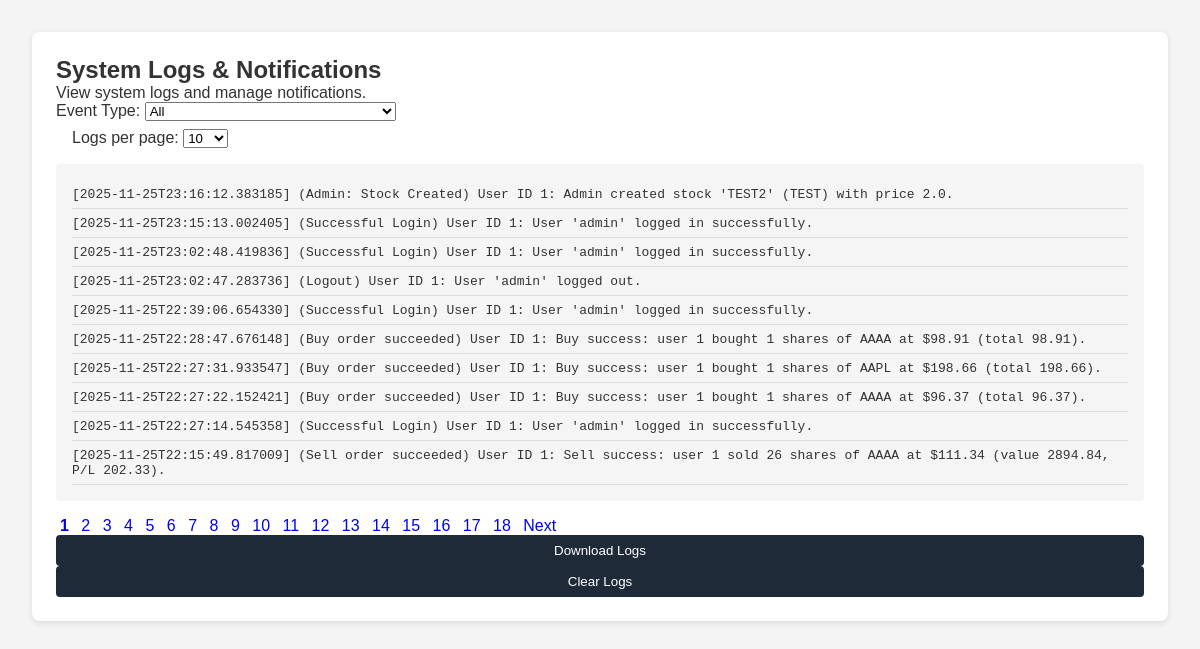
Page /admin/market/logs (signed in) on the committed database.
### tables this page shows
CREATE TABLE logs (
    log_id INTEGER PRIMARY KEY AUTOINCREMENT,
    timestamp TEXT DEFAULT (DATETIME('now')),
    user_id INTEGER,
    type INTEGER NOT NULL,
    details TEXT,
    FOREIGN KEY (user_id) REFERENCES users(user_id)
);

### app.py (the view)
@app.route('/admin/market/logs')
def admin_logs():
    check = require_admin()
    if check:
        return check
    page = int(request.args.get('page', 1))
    per_page = int(request.args.get('per_page', 10))
    selected_type = request.args.get('type', 'all')
    conn = get_db_connection()
    query = "SELECT * FROM logs"
    params = []
    if selected_type != 'all':
        query += " WHERE type = ?"
        params.append(int(selected_type))
    total_logs = conn.execute(query.replace('*', 'COUNT(*)'), params).fetchone()[0]
    offset = (page - 1) * per_page
    query += " ORDER BY timestamp DESC LIMIT ? OFFSET ?"
    params.extend([per_page, offset])
    logs = conn.execute(query, params).fetchall()
    conn.close()
    event_types = {
        1: "Successful Login",
        2: "Failed Login",
        3: "Logout",
        4: "Account Registered",
        10: "Deposit",
        11: "Withdrawal",
        30: "Buy order succeeded",
        31: "Buy order failed",
        32: "Sell order succeeded",
        33: "Sell order failed",
        41: "Admin: Logs Downloaded",
        42: "Admin: Logs Cleared",
        43: "Admin: Stock Created",
        44: "Admin: Stock Creation Failed",
        45: "Admin: Stock Price Updated",
        46: "Admin: Market Hours Updated",
        47: "Admin: Market Schedule Updated",
        48: "Admin: User edited",
        49: "Admin: User deleted",
        50: "Stock price generator settings updated"
    }
    total_pages = (total_logs + per_page - 1) // per_page
    return render_template(
        'admin_logs.html',
        logs=logs,
        page=page,
        per_page=per_page,
        total_pages=total_pages,
        event_types=event_types,
        selected_type=selected_type
    )

### app.py (called while the page is built)
def get_db_connection():
    conn = sqlite3.connect(DB_NAME, timeout=5, check_same_thread=False)
    conn.row_factory = sqlite3.Row
    conn.execute("PRAGMA journal_mode=WAL;")
    conn.execute("PRAGMA busy_timeout = 5000;")
    return conn

def require_admin():
    if 'user_id' not in session:
        flash("You must be logged in.", "error")
        return redirect(url_for('login'))
    conn = get_db_connection()
    user = conn.execute(
        'SELECT is_admin FROM users WHERE user_id = ?',
        (session['user_id'],)
    ).fetchone()
    conn.close()
    if not user:
        flash("User not found.", "error")
        return redirect(url_for('login'))
    is_admin = user['is_admin'] if 'is_admin' in user.keys() else 0
    if int(is_admin) != 1:
        flash("Administrator access required.", "error")
        if 'user_id' in session:
            return redirect(url_for('dashboard', user_id=session.get('user_id')))
        return redirect(url_for('login'))
    return None

### templates/admin_logs.html (shortened to what this page needs)
<!DOCTYPE html>
<html lang="en">
<head>
  <link rel="stylesheet" href="{{ url_for('static', filename='styles.css') }}">
</head>
<body>
  <main>
    <section class="panel">
      <h2>System Logs & Notifications</h2>
      <p>View system logs and manage notifications.</p>
      <form method="get" style="margin-bottom: 1em;">
        <label>
          Event Type:
          <select name="event_type" onchange="this.form.submit()">
            <option value="all" {% if selected_type=='all' %}selected{% endif %}>All</option>
          </select>
        </label>
        <label style="margin-left: 1em;">
          Logs per page:
          <select name="per_page" onchange="this.form.submit()">
            {% for n in [10,25,50,100] %}
              <option value="{{ n }}" {% if per_page==n %}selected{% endif %}>{{ n }}</option>
            {% endfor %}
          </select>
        </label>
      </form>
		<div style="background: #f5f5f5; padding: 1em; border-radius: 4px; max-height: 400px; overflow-y: auto;">
		  {% for log in logs %}
			<div class="log-entry">
			  [{{ log['timestamp'] }}] ({{ event_types.get(log['type'], 'Unknown') }})
			  {% if log['user_id'] %}User ID {{ log['user_id'] }}{% endif %}: {{ log['details'] }}
			</div>
		  {% else %}
			<div>No logs found.</div>
		  {% endfor %}
		</div>
      <div class="pagination">
        {% for p in range(1, total_pages+1) %}
          <a href="?page={{ p }}&per_page={{ per_page }}&event_type={{ selected_type }}" class="{% if p==page %}active{% endif %}">{{ p }}</a>
        {% endfor %}
        {% if page < total_pages %}
          <a href="?page={{ page+1 }}&per_page={{ per_page }}&event_type={{ selected_type }}">Next</a>
        {% endif %}
      </div>
		<form action="{{ url_for('admin_logs_download') }}" method="get">
			<button type="submit" class="btn btn-primary">
				 Download Logs
			</button>
		</form>
			<form action="{{ url_for('admin_logs_clear') }}" method="post" onsubmit="return confirm('Are you sure you want to clear all logs?');">
				<button type="submit" class="btn btn-danger">
					 Clear Logs
				</button>
			</form>
    </section>
  </main>
</body>
</html>

### static/styles.css (style rules this page uses)
* { margin: 0; padding: 0; box-sizing: border-box; font-family: Arial, sans-serif; }
body { background-color: #f4f4f4; color: #333; }
main { padding: 2em; }
.panel { background: #fff; padding: 1.5em; margin-bottom: 2em; border-radius: 8px; box-shadow: 0 2px 6px rgba(0,0,0,0.1); }
form { display: flex; flex-direction: column; gap: 0.5em; }
button { padding: 0.6em 1em; border: none; background: #1e2a38; color: #fff; border-radius: 4px; cursor: pointer; }
* { margin:0;padding:0;box-sizing:border-box;font-family:Arial, sans-serif }
body { background:#f4f4f4;color:#333 }
main { padding:2em }
.panel { background:#fff;padding:1.5em;margin-bottom:2em;border-radius:8px;box-shadow:0 2px 6px rgba(0,0,0,.1) }

### templates/admin_logs.html (style rules this page uses)
.log-entry { padding: 0.5em 0; border-bottom: 1px solid #ddd; font-family: monospace; }
.pagination { margin-top: 1em; }
.pagination a { margin: 0 0.25em; text-decoration: none; }
.pagination a.active { font-weight: bold; }

### rows in the picture
logs: timestamp "2025-11-25T23:16:12.383185", get "Admin: Stock Created", user_id "1", details "Admin created stock 'TEST2' (TEST) with price 2.0."
logs: timestamp "2025-11-25T23:15:13.002405", get "Successful Login", user_id "1", details "User 'admin' logged in successfully."
logs: timestamp "2025-11-25T23:02:48.419836", get "Successful Login", user_id "1", details "User 'admin' logged in successfully."
logs: timestamp "2025-11-25T23:02:47.283736", get "Logout", user_id "1", details "User 'admin' logged out."
logs: timestamp "2025-11-25T22:39:06.654330", get "Successful Login", user_id "1", details "User 'admin' logged in successfully."
logs: timestamp "2025-11-25T22:28:47.676148", get "Buy order succeeded", user_id "1", details "Buy success: user 1 bought 1 shares of AAAA at $98.91 (total 98.91)."
logs: timestamp "2025-11-25T22:27:31.933547", get "Buy order succeeded", user_id "1", details "Buy success: user 1 bought 1 shares of AAPL at $198.66 (total 198.66)."
logs: timestamp "2025-11-25T22:27:22.152421", get "Buy order succeeded", user_id "1", details "Buy success: user 1 bought 1 shares of AAAA at $96.37 (total 96.37)."
logs: timestamp "2025-11-25T22:27:14.545358", get "Successful Login", user_id "1", details "User 'admin' logged in successfully."
logs: timestamp "2025-11-25T22:15:49.817009", get "Sell order succeeded", user_id "1", details "Sell success: user 1 sold 26 shares of AAAA at $111.34 (value 2894.84, P/L 202.33)."

### other values in the picture
{{ p }} "1" "2" "3" "4" "5" "6" "7" "8" "9" "10" "11" "12" "13" "14" "15" "16" "17" "18"
form field per_page "10"
